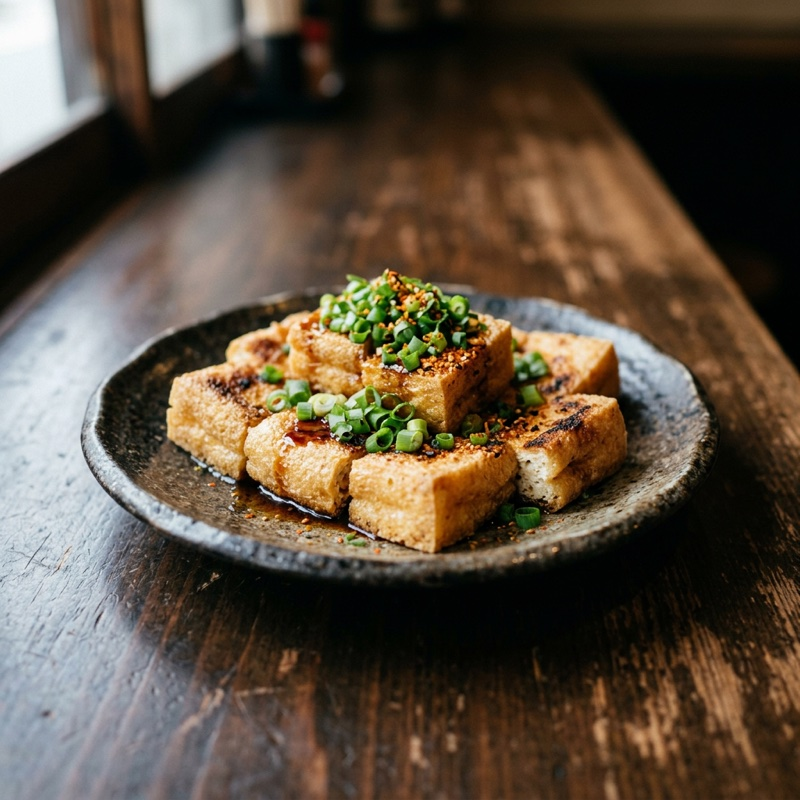
#> input picture images/aburaage-negiponzu.jpg, 800 x 800 px; its folder holds only this picture in this run
$ python photos.py
#> lines starting #> are read from the running program, lines starting #| are printed output that depends on the picture
### tools/thumbs.py
#!/usr/bin/env python3
"""表示を速くするための、小さい写真（WebP）を作る（2026-10-13、Shiryu「画像を読み込むスピードが遅い」）。

  python3 tools/thumbs.py          # 足りないもの・元の写真が変わったものだけ作る
  python3 tools/thumbs.py --force  # すべて作り直す

images/<id>.jpg（800px）と images/drinks/・images/ingredients/ の写真から、次の3つを作る。
  images/w240/<id>.webp … 一覧の小さい写真（72px）
  images/w480/<id>.webp … ホームの横に流れるカード（132px）
  images/w720/<id>.webp … レシピの詳細の大きい写真
元の 800px の JPEG は、共有のプレビュー（og:image）と検索用の構造化データで使うので残す。

どの元の写真から作ったかは tools/image_sizes.json に持つ（元の写真の中身のハッシュ）。
写真を差し替えたら、次に実行したときに作り直される。
Pillow が要る（Mac の python3 には入っている）。tools/build_pages.py が最初にこれを呼ぶ。
Pillow が無い環境（GitHub Actions のビルド確認など）では何もしない。作ったファイルはコミットする。
"""
import hashlib, json, pathlib, sys

ROOT = pathlib.Path(__file__).resolve().parent.parent
IMAGES = ROOT / 'images'
SIZES = (240, 480, 720)
QUALITY = 75
MANIFEST = ROOT / 'tools' / 'image_sizes.json'


def sources():
    """元の写真（images 直下と、お酒・食材の写真）。images/images 以下の相対パス"""
    out = sorted(p.relative_to(IMAGES) for p in IMAGES.glob('*.jpg'))
    for kind in ('drinks', 'ingredients'):
        out += sorted(p.relative_to(IMAGES) for p in (IMAGES / kind).glob('*.jpg'))
    return out


def out_path(rel, w):
    return IMAGES / f'w{w}' / rel.with_suffix('.webp')


def ensure(force=False, quiet=False):
#> called with force = False, quiet = False
    try:
        from PIL import Image
    except ImportError:
        return 0
    try:
        manifest = json.loads(MANIFEST.read_text())
    except (FileNotFoundError, ValueError):
        manifest = {}
    made = 0
    srcs = sources()
    for rel in srcs:
        key = rel.as_posix()
        digest = hashlib.sha1((IMAGES / rel).read_bytes()).hexdigest()[:16]
        if not force and manifest.get(key) == digest and all(out_path(rel, w).exists() for w in SIZES):
            continue
        im = Image.open(IMAGES / rel).convert('RGB')
#> im is the input picture: PIL image 800x800 RGB; mean R, G, B 91.3, 77.7, 62.6
        for w in SIZES:
            o = out_path(rel, w)
            o.parent.mkdir(parents=True, exist_ok=True)
            h = round(im.height * w / im.width)
            im.resize((w, h), Image.LANCZOS).save(o, 'WEBP', quality=QUALITY, method=6)
#> this loop made 3 passes
#> pass 1, in ensure, `im.resize((w, h), Image.LANCZOS).save(o, 'WEBP', quality=QUALITY, meth..`:
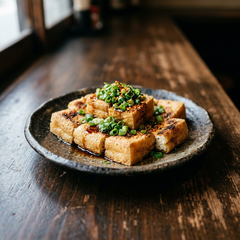
#> saved as aburaage-negiponzu.webp: PIL image 240x240 RGB; mean R, G, B 91.3, 77.7, 62.6
#> pass 2, in ensure, `im.resize((w, h), Image.LANCZOS).save(o, 'WEBP', quality=QUALITY, meth..`:
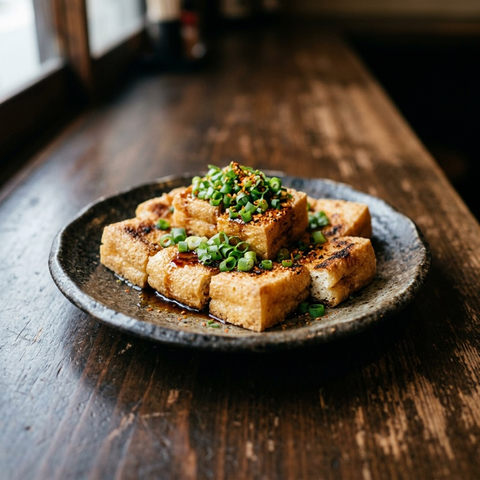
#> saved as aburaage-negiponzu.webp: PIL image 480x480 RGB; mean R, G, B 91.3, 77.7, 62.6
        manifest[key] = digest
        made += 1
    # 元の写真が無くなったものは消す
    keep = {r.as_posix() for r in srcs}
    for key in [k for k in manifest if k not in keep]:
        for w in SIZES:
            out_path(pathlib.PurePosixPath(key), w).unlink(missing_ok=True)
        del manifest[key]
        made += 1
    if made:
        MANIFEST.write_text(json.dumps(manifest, ensure_ascii=False, indent=0, sort_keys=True) + '\n')
        if not quiet:
            print(f'thumbs: {made}枚を作り直しました')
    return made


def has(rel, w=240):
    """小さい写真があるか（images からの相対パス。例: 'mugen-piman.jpg'）"""
    return out_path(pathlib.PurePosixPath(rel), w).exists()


# [2 lines that do not run on import are left out]

### tools/photos.py
#!/usr/bin/env python3
"""images/raw/<id>.png|jpg（生成したままの画像）を、アプリで使う images/<id>.jpg に変換する。

生成画像は奥に酒瓶のラベルや人物が写りやすいので、料理のある中央やや下を正方形に寄せて切り抜く。
800px・JPEG画質80に縮める（一覧72px・詳細の横幅いっぱいの両方に足りる大きさ）。
"""
from pathlib import Path
from PIL import Image

IMAGES = Path(__file__).resolve().parent.parent / 'images'
ZOOM = 0.72      # 元の一辺に対する切り抜く一辺の割合
CENTER_Y = 0.56  # 切り抜きの中心の高さ（0=上端、1=下端）
SIZE = 800

for src in sorted((IMAGES / 'raw').glob('*')):
    if src.suffix.lower() not in ('.png', '.jpg', '.jpeg'):
        continue
    im = Image.open(src).convert('RGB')
    w, h = im.size
    s = int(min(w, h) * ZOOM)
    left = (w - s) // 2
    top = min(max(int(h * CENTER_Y - s / 2), 0), h - s)
    out = IMAGES / f'{src.stem}.jpg'
    im.crop((left, top, left + s, top + s)).resize((SIZE, SIZE), Image.LANCZOS).save(out, quality=80, optimize=True)
    print(f'{out.name} ({out.stat().st_size // 1024}KB)')

# 表示用の小さい写真（images/w240・w480・w720 の WebP）も作り直す（2026-10-13）
import sys
sys.path.insert(0, str(Path(__file__).resolve().parent))
import thumbs  # noqa: E402
thumbs.ensure()
